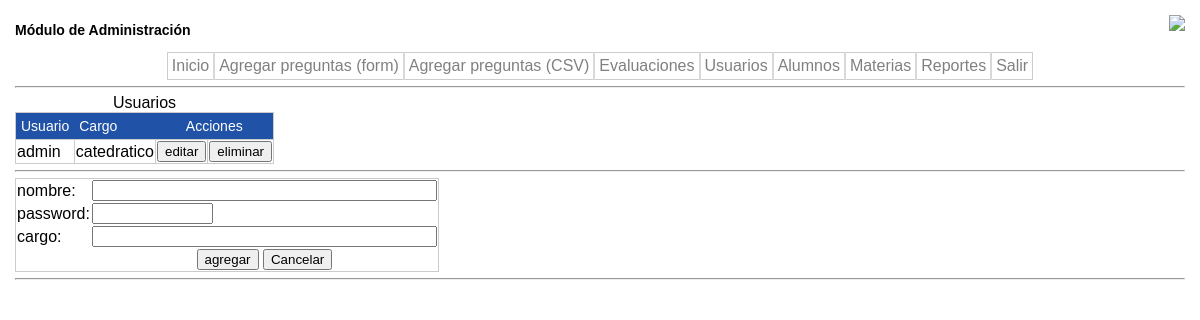
Page /admin/users.php on the earlier database version.
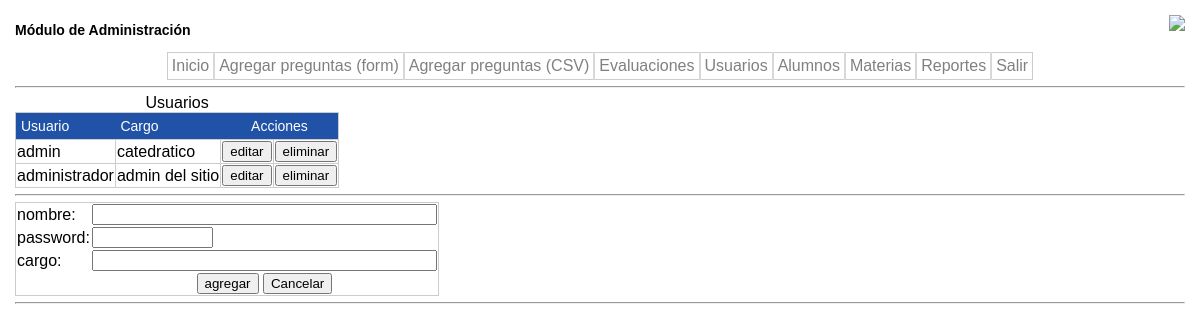
Same page on the later database version.
### tables this page shows
CREATE TABLE IF NOT EXISTS `tusuarios` (
  `idusuario` int(11) NOT NULL AUTO_INCREMENT,
  `nombre` char(20) NOT NULL DEFAULT '',
  `passwd` char(64) NOT NULL,
  `cargo` char(35) NOT NULL DEFAULT '',
  PRIMARY KEY (`idusuario`),
  UNIQUE KEY `UC_adminid` (`idusuario`)
);

### admin/users.php (the view, shortened to what this page needs)
<?php
if ($_SESSION['user']="admin"){
	require_once ('config.inc.php');
	echo "
	<html>
	<head>
		<title>".AppTitle." - ".AdminModule."</title>
		<meta http-equiv=\"Content-Type\" content=\"text/html; charset=iso-8859-1\">
		<link href=\"../css/estilo.css\" rel=\"stylesheet\" content=\"text/css\">
		<script language=\"javascript\" src=\"js/md5.js\"></script>
	</head>
	<body>";
include ('menu.php');
class modusuarios {
	function consultar($action="agregar", $id="", $nombre="", $pass="", $cargo="") {
			$query = "SELECT * FROM tusuarios";
			$req = mysql_query($query);
			echo "<table border=1>
				<caption> Usuarios </caption>
				<tr>
					  <td class=\"bgblue\">Usuario </td>
					  <td class=\"bgblue\">Cargo</td>
					  <td class=\"bgblue\" align=\"center\" colspan=\"2\">Acciones</td>
				</tr>";
		while ($row=mysql_fetch_object($req)){
			echo "<tr>
							<td>".$row->nombre."</td>
							<td>".$row->cargo."</td>
					 		<td><input type=\"button\" onclick=\"location='users.php?action=editar&id=".$row->idusuario."&nombre=".$row->nombre."&password=".$row->passwd."&cargo=".$row->cargo."'\" value=\"editar\" /></td>
							 <td><input type=\"button\" onclick=\"if(confirm('¿Desea eliminar el usuario seleccionado?')) location='users.php?action=borrar&id=".$row->idusuario."'\" value=\"eliminar\" /></td>
						 </tr>";
				}
			echo "</table><hr>
						<form name=\"frmagregar\" method=\"post\" action=\"users.php?action=$action\">
						<input type=\"hidden\" name=\"id\" value=\"".$id."\">
							<table border=0>
								<tr><td>nombre: </td> <td><input type=\"text\" name=\"nombre\" value=\"".$nombre."\" size=\"40\"></td></tr>
								<tr><td>password:</td> <td><input type=\"password\" name=\"password\" value=\"".$pass."\" size=\"12\"></td></tr>
								<tr><td>cargo:</td> <td><input type=\"text\" name=\"cargo\" value=\"".$cargo."\" size=\"40\"></td></tr>
								<tr><td></td>
										<td align=\"center\"><input type=\"submit\" name=\"agregar\" value=\"".$action."\">
										<input type=\"button\" onclick=\"location='users.php';\" value=\"Cancelar\" /></td></tr>
							</table><hr>
						</form>";
			echo"</body>";
		}
	}
	if(isset($_REQUEST['action'])) {
		$action = $_REQUEST['action'];
		$id = $_REQUEST['id'];
		if(isset($_REQUEST['nombre']))
			$nombre = $_REQUEST['nombre'];
		if(isset($_REQUEST['cargo']))
			$password = $_REQUEST['password'];
		if(isset($_REQUEST['cargo']))
			$cargo = $_REQUEST['cargo'];
	}
	else {
		$action = "consultar";
		$id = '';
		$nombre = '';
		$password	= '';
		$cargo= '';
	}
	$usuarios = new modusuarios();
	if($action == "consultar") {
		 $usuarios->consultar("agregar", $id, $nombre, $password, $cargo);
	}
	}
else{
	header('Location: login.php');
	}
?>

Differences in the rows shown:
added tusuarios: nombre "administrador", cargo "admin del sitio"
